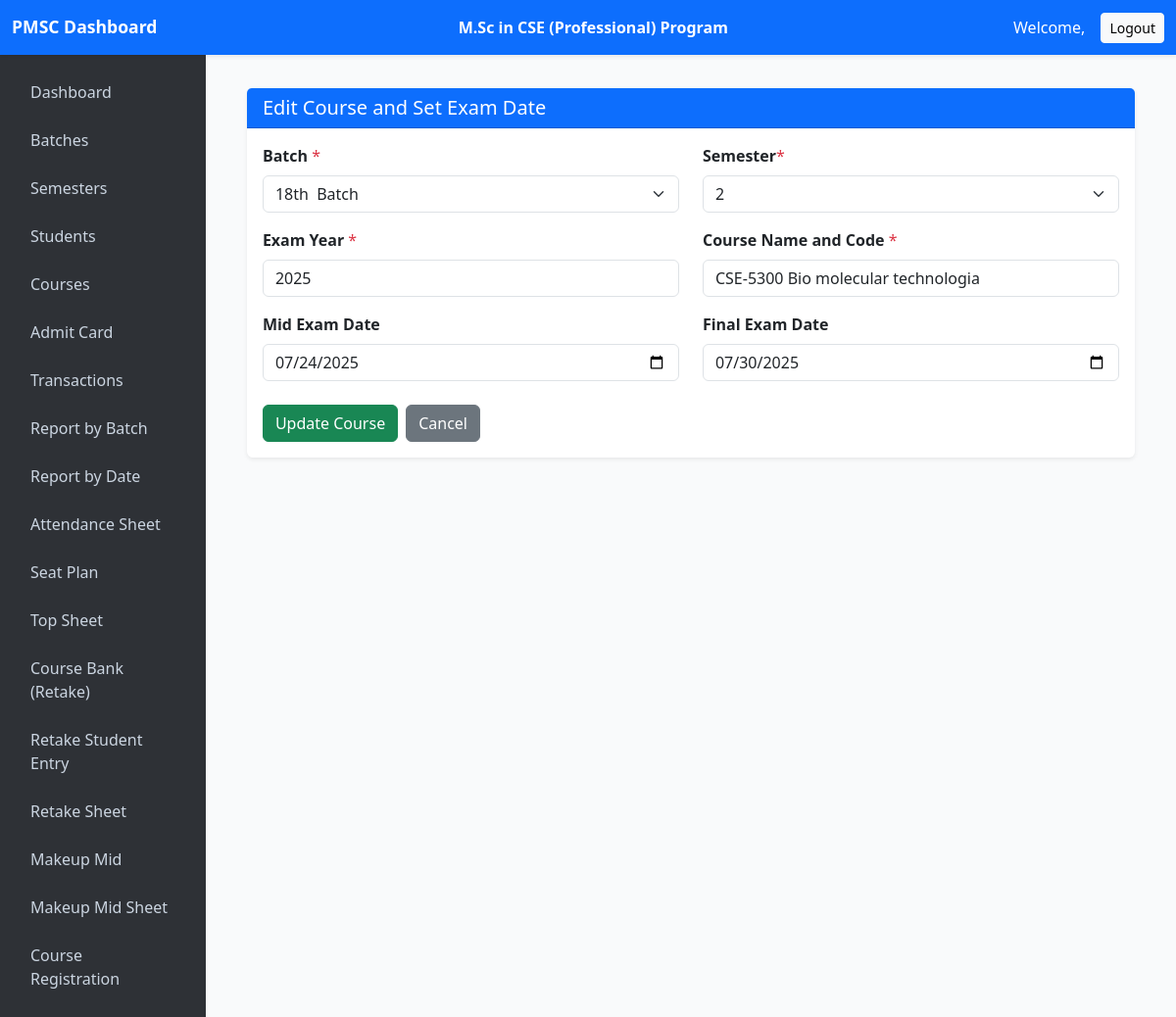
Page /index.php/admin/edit_course/1 on the committed database.
### tables this page shows
CREATE TABLE `courses` (
  `course_id` int(11) UNSIGNED NOT NULL,
  `batch_id` int(11) UNSIGNED NOT NULL,
  `semester_id` int(11) UNSIGNED NOT NULL,
  `exam_year` varchar(9) NOT NULL,
  `course_name` varchar(100) NOT NULL,
  `mid_exam_date` date DEFAULT NULL,
  `final_exam_date` date DEFAULT NULL,
  `mid_student_list` text DEFAULT NULL
);

CREATE TABLE `batches` (
  `batch_id` int(11) UNSIGNED NOT NULL,
  `batch_name` varchar(100) DEFAULT NULL,
  `session` varchar(100) DEFAULT NULL
);

### application/controllers/Admin.php (called while the page is built, shortened)
<?php
class Admin extends CI_Controller {
    public function __construct() {
        $this->load->model('Admin_user_model');
        $this->load->model('Batch_model');
         $this->load->model('Student_model');
         $this->load->model('Course_model');
         $this->load->model('Course_Bank_model');
        $this->load->library('form_validation');
       $this->load->library(['upload', 'session']);
        $this->load->helper('url');
    }
public function edit_course($id) {
    $this->load->model('Batch_model');
    $this->load->model('Course_model');
    if ($this->input->method() == 'post') {
        $data = [
            'batch_id' => $this->input->post('batch_id'),
            'semester_id' => $this->input->post('semester_id'),
            'exam_year' => $this->input->post('exam_year'),
            'course_name' => $this->input->post('course_name'),
            'mid_exam_date'=>$this->input->post('mid_exam_date'),
            'final_exam_date'=>$this->input->post('final_exam_date')
        ];
        $this->Course_model->update($id, $data);
        $batch_id = $this->input->post('batch_id');
        $this->session->set_flashdata('success', 'Course Updated Successfully.');
        redirect("admin/courses/courses?batch_id={$batch_id}");
    }
    else {
        $data['course'] = $this->Course_model->get_by_id($id);
        $data['batches'] = $this->Batch_model->get_all();
        $data['title'] = 'Edit Course';
        $data['content'] = 'course/edit';
        $this->load->view('admin/template', $data);
    }
}
}

### index.php (called while the page is built, shortened)
<?php
require_once BASEPATH.'core/CodeIgniter.php';

### application/models/Course_model.php (called while the page is built, shortened)
<?php
class Course_model extends CI_Model {
    public function get_by_id($course_id) {
        return $this->db->get_where('courses', ['course_id' => $course_id])->row();
    }
}

### application/models/Batch_model.php (called while the page is built, shortened)
<?php
class Batch_model extends CI_Model {
    public function get_all() {
        return $this->db->get('batches')->result();
    }
}

### application/views/course/edit.php (the view, shortened to what this page needs)
<div class="container mt-1">
    <div class="card shadow-sm border-0">
        <div class="card-header bg-primary text-white">
            <h5 class="mb-0">Edit Course and Set Exam Date</h5>
        </div>
        <div class="card-body">
            <form action="<?= site_url('admin/edit_course/' . $course->course_id) ?>" method="post">
                <div class="row mb-3">
                    <div class="col-md-6">
                        <label for="batch_id" class="form-label"> <strong>Batch</strong> <span class="text-danger">*</span></label>
                        <select name="batch_id" class="form-select" required>
                            <?php foreach ($batches as $batch): ?>
                                <option value="<?= $batch->batch_id ?>" <?= ($batch->batch_id == $course->batch_id) ? 'selected' : '' ?>>
                                    <?= $batch->batch_name ?>
                                </option>
                            <?php endforeach; ?>
                        </select>
                    </div>
                    <div class="col-md-6">
                        <label for="semester_id" class="form-label"><strong>Semester</strong><span class="text-danger">*</span></label>
                        <select name="semester_id" class="form-select" required>
                            <?php for ($i = 1; $i <= 3; $i++): ?>
                                <option value="<?= $i ?>" <?= ($course->semester_id == $i) ? 'selected' : '' ?>><?= $i ?></option>
                            <?php endfor; ?>
                        </select>
                    </div>
                </div>
                <div class="row mb-3">
                    <div class="col-md-6">
                        <label for="exam_year" class="form-label"><strong> Exam Year </strong><span class="text-danger">*</span></label>
                        <input type="text" name="exam_year" class="form-control" value="<?= set_value('exam_year', $course->exam_year) ?>" required>
                    </div>
                    <div class="col-md-6">
                        <label for="course_name" class="form-label"><strong>Course Name and Code</strong> <span class="text-danger">*</span></label>
                        <input type="text" name="course_name" class="form-control" value="<?= set_value('course_name', $course->course_name) ?>" required>
                    </div>
                </div>
                <div class="row mb-3">
                    <div class="col-md-6">
                        <label for="mid_exam_date" class="form-label"><strong>Mid Exam Date</strong></label>
                        <input type="date" name="mid_exam_date" class="form-control"
                            value="<?= set_value('mid_exam_date', !empty($course->mid_exam_date) ? date('Y-m-d', strtotime($course->mid_exam_date)) : '') ?>">
                    </div>
                    <div class="col-md-6">
                        <label for="final_exam_date" class="form-label"><strong>Final Exam Date</strong></label>
                        <input type="date" name="final_exam_date" class="form-control"
                            value="<?= set_value('final_exam_date', !empty($course->final_exam_date) ? date('Y-m-d', strtotime($course->final_exam_date)) : '') ?>">
                    </div>
                </div>
                <div class="d-flex justify-content-left mt-4">
                    <button type="submit" class="btn btn-success me-2">Update Course</button>
                    <a href="<?= site_url('course') ?>" class="btn btn-secondary">Cancel</a>
                </div>
            </form>
        </div>
    </div>
</div>

### application/views/admin/template.php (style rules this page uses)
body { min-height: 100vh; display: flex; flex-direction: column; }

### rows in the picture
courses: batch_id "18th Batch", semester_id "2", exam_year "2025", course_name "CSE-5300 Bio molecular technologia", mid_exam_date "07/24/2025", final_exam_date "07/30/2025"
